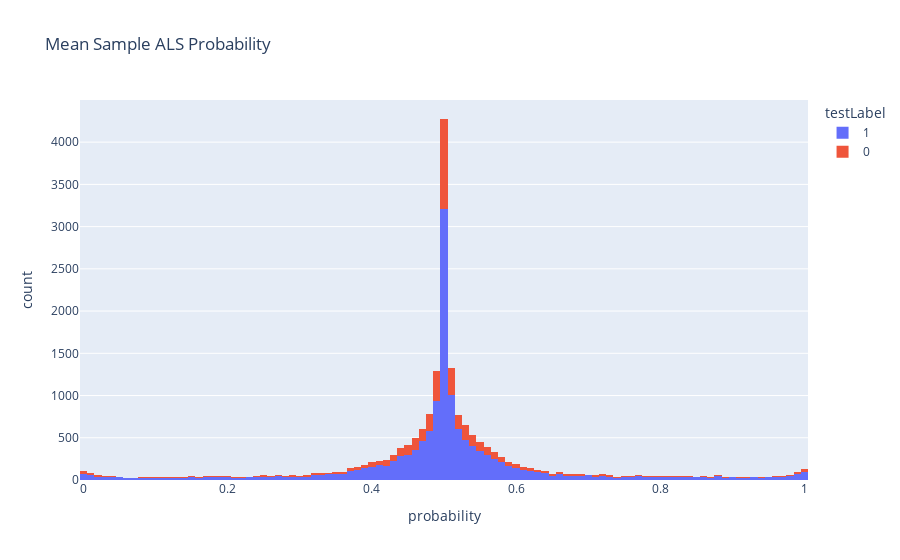

The notebook cell this image was saved under:
### Markdown cell above
## Plot model logits

### Code cell
import plotly.express as px

# Group by sample ID and calculate mean probability for each sample
mean_probs = sampleResults.groupby(['id', 'model', 'testLabel'])['probability'].mean().reset_index()

# Create histogram
fig = px.histogram(mean_probs, x='probability', color='testLabel', title="Mean Sample ALS Probability")
fig.show()

### Figure 1 — Plotly figure (JSON) as saved in the notebook; plotly's stock layout.template omitted (floating-point values rounded to 4 significant figures; data arrays with more than 128 entries replaced by an {"elided": "..."} marker saying what was removed)
{"data": [{"alignmentgroup": "True", "bingroup": "x", "hovertemplate": "testLabel=1<br>probability=%{x}<br>count=%{y}<extra></extra>", "legendgroup": "1", "marker": {"color": "#636efa", "pattern": {"shape": ""}}, "name": "1", "offsetgroup": "1", "orientation": "v", "showlegend": true, "type": "histogram", "x": {"elided": "14364 float values"}, "xaxis": "x", "yaxis": "y"}, {"alignmentgroup": "True", "bingroup": "x", "hovertemplate": "testLabel=0<br>probability=%{x}<br>count=%{y}<extra></extra>", "legendgroup": "0", "marker": {"color": "#EF553B", "pattern": {"shape": ""}}, "name": "0", "offsetgroup": "0", "orientation": "v", "showlegend": true, "type": "histogram", "x": {"elided": "4788 float values"}, "xaxis": "x", "yaxis": "y"}], "layout": {"barmode": "relative", "legend": {"title": {"text": "testLabel"}, "tracegroupgap": 0}, "title": {"text": "Mean Sample ALS Probability"}, "xaxis": {"anchor": "y", "domain": [0, 1], "title": {"text": "probability"}}, "yaxis": {"anchor": "x", "domain": [0, 1], "title": {"text": "count"}}}}
